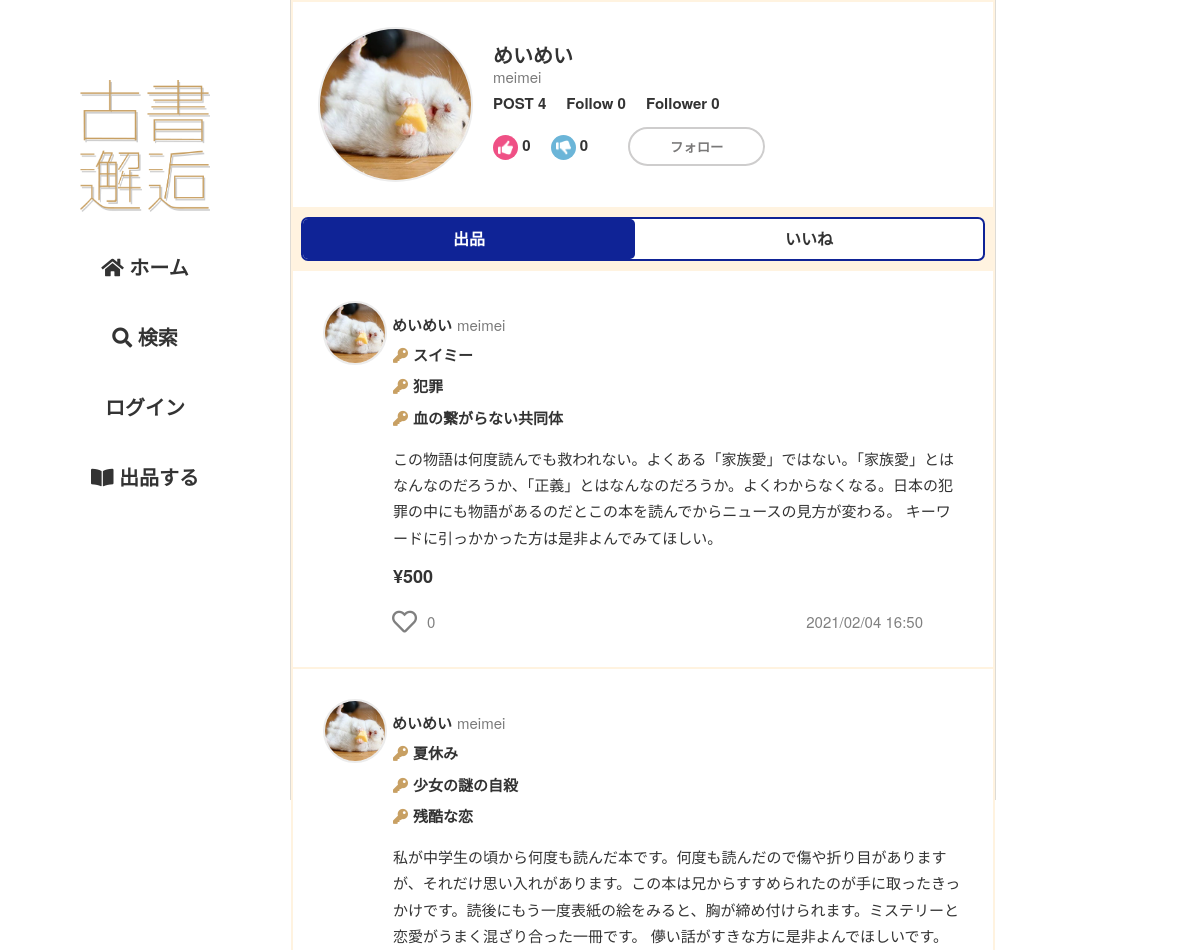
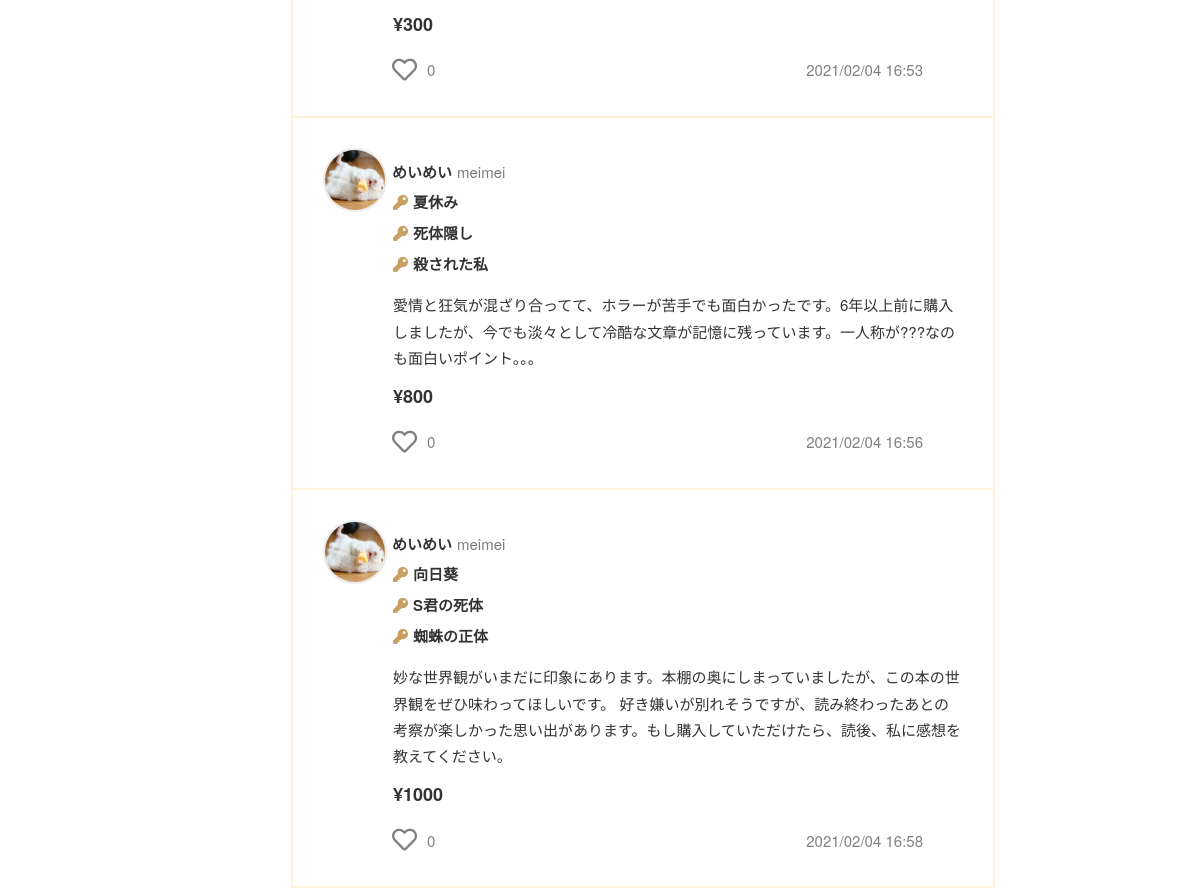
The app's page /user/userdata/meimei with its own data (2 pictures, top to bottom).
### flmapp/models/user.py (models this page shows, shortened)
class User(UserMixin, db.Model):
    __tablename__ = 'User'
    __table_args__ = (CheckConstraint('update_at >= create_at'),)
    User_id = db.Column(db.Integer, primary_key=True)
    user_code = db.Column(db.String(64), unique=True, index=True, nullable=False)
    username = db.Column(db.String(64), index=True, nullable=False)
    email = db.Column(db.String(64), unique=True, index=True, nullable=False)
    password_hash = db.Column(db.String(128), nullable=False)
    picture_path = db.Column(db.Text, default='default.jpeg', nullable=False)
    prof_comment = db.Column(db.Text)
    default_ShippingAddress_id = db.Column(db.Integer, db.ForeignKey('ShippingAddress.ShippingAddress_id'))
    default_pay_way = db.Column(db.Integer, default=1, nullable=False)
    default_Credit_id = db.Column(db.Integer, db.ForeignKey('Credit.Credit_id'))
    is_active = db.Column(db.Boolean, default=True, nullable=True)
    create_at = db.Column(db.DateTime, default=datetime.now, nullable=False)
    update_at = db.Column(db.DateTime, default=datetime.now, nullable=False)
    @property
    def password(self):
        raise AttributeError('パスワードは読み取り可能な属性ではありません。')
    @classmethod
    def select_user_by_user_code(cls, user_code):
        return cls.query.filter_by(user_code=user_code).first()

### flmapp/models/trade.py (models this page shows, shortened)
class Sell(db.Model):
    __tablename__ = 'Sell'
    __table_args__ = (CheckConstraint('update_at >= create_at'),)
    Sell_id = db.Column(db.Integer, primary_key=True)
    User_id = db.Column(db.Integer, db.ForeignKey('User.User_id'), nullable=False)
    sell_title = db.Column(db.String(255), nullable=False)
    key1 = db.Column(db.String(255), nullable=False)
    key2 = db.Column(db.String(255), nullable=False)
    key3 = db.Column(db.String(255), nullable=False)
    sell_comment = db.Column(db.Text, nullable=False)
    price = db.Column(db.Integer, nullable=False)
    item_picture_path = db.Column(db.Text, default='default.png', nullable=False)
    genre = db.Column(EnumType(enum_class=Genre), nullable=False)
    item_state = db.Column(EnumType(enum_class=Item_state), nullable=False)
    postage = db.Column(EnumType(enum_class=Postage), nullable=False)
    send_way = db.Column(EnumType(enum_class=Send_way), nullable=False)
    consignor = db.Column(db.String(64), nullable=False)
    schedule = db.Column(EnumType(enum_class=Schedule), nullable=False)
    remarks = db.Column(db.Text)
    deal_status = db.Column(EnumType(enum_class=Deal_status),default=Deal_status(1), nullable=False)
    sell_flg = db.Column(db.Boolean,default=True, nullable=False)
    is_active = db.Column(db.Boolean,default=True, nullable=False)
    has_sent = db.Column(db.Boolean,default=False, nullable=False)
    has_got = db.Column(db.Boolean,default=False, nullable=False)
    create_at = db.Column(db.DateTime,default=datetime.now, nullable=False)
    update_at = db.Column(db.DateTime,default=datetime.now, nullable=False)
    user = db.relationship('User', backref='sell', lazy='joined', uselist=False)
    @classmethod
    def select_sell_by_user_id(cls, User_id):
        return cls.query.filter(cls.User_id==User_id).all()

### flmapp/views/user.py (the view)
@bp.route('/userdata/<string:user_code>', methods=['GET', 'POST'])
def userdata(user_code):
    user = User.select_user_by_user_code(user_code)
    if user is None:
        return redirect(url_for('route.home'))
    followed = UserConnect.followed_exists(user.User_id)
    follows = UserConnect.select_follows_by_user_id(user.User_id)
    good_ratings_count,bad_ratings_count = Rating.select_rate_by_user_id(user.User_id)
    items = Sell.select_sell_by_user_id(user.User_id)
    liked_list = []
    for item in items:
        liked = Likes.liked_exists(item.Sell_id)
        if liked:
            liked_list.append(item.Sell_id)
    return render_template(
        'user/userdata.html', user=user, followed=followed, follows_count=len(follows),
        good_ratings_count=good_ratings_count, bad_ratings_count=bad_ratings_count,
        items=items, liked_list=liked_list, post_c=len(items)
    )

### flmapp/models/enum_conf.py (called while the page is built)
    def __repr__(self):
        return self.impl.__repr__()

    def process_bind_param(self, value, dialect):
        if value is not None:
            if not isinstance(value, self.enum_class):
                raise TypeError("Value should %s type" % self.enum_class)
            return value.value

    def process_result_value(self, value, dialect):
        if value is not None:
            if not isinstance(value, int):
                raise TypeError("value should have int type")
            return self.enum_class(value)

### flmapp/models/reaction.py (called while the page is built)
    @classmethod
    def liked_exists(cls, Sell_id):
        record = cls.query.filter(
                    and_(
                        cls.Sell_id == Sell_id,
                        cls.User_id == current_user.get_id()
                    )
                ).first()
        if record:
            return True
        else:
            return False

    @classmethod
    def select_likes_by_sell_id(cls, Sell_id):
        return cls.query.filter_by(Sell_id=Sell_id).all()

    @classmethod
    def followed_exists(cls, User_id):
        record = cls.query.filter(
                    and_(
                        cls.to_user_id == User_id,
                        cls.from_user_id == current_user.get_id()
                    )
                ).first()
        if record:
            return True
        else:
            return False

    @classmethod
    def select_followers_by_user_id(cls, User_id):
        return cls.query.filter_by(to_user_id=User_id).all()

    @classmethod
    def select_follows_by_user_id(cls, User_id):
        return cls.query.filter_by(from_user_id=User_id).all()

### flmapp/models/trade.py (called while the page is built)
    @classmethod
    def select_rate_by_user_id(cls, User_id):
        good_ratings = cls.query.filter(
            and_(
                cls.to_user_id == User_id,
                cls.rating == Rating_enum(1)
            )
                ).all()
        bad_ratings = cls.query.filter(
            and_(
                cls.to_user_id == User_id,
                cls.rating == Rating_enum(2)
            )
                ).all()
        return len(good_ratings),len(bad_ratings)

### flmapp/views/user.py (called while the page is built)
@bp.context_processor
def likes_count_processor():
    def likes_count(sell_id):
        all_likes = Likes.select_likes_by_sell_id(sell_id)
        return len(all_likes)
    return dict(likes_count=likes_count)

### flmapp/templates/user/userdata.html (shortened to what this page needs)
{% extends "base02.html" %}
{%block head %}
<link rel="stylesheet" href="{{ url_for('static', filename='css/user/userdata.css')}}">
<link rel="stylesheet" href="{{ url_for('static', filename='css/follow.css')}}">
{% endblock%}
{% block content %}
<div class="u-header">
    <div>
        <img class="u-icon" src="{{url_for('static', filename='user_image/' + user.picture_path)}}">
    </div>
    <div class="h-box">
        <p class="u-name">{{ user.username }}</p>
        <p class="u-code">{{ user.user_code }}</p>
        <div class="h-area-01">
            <p>POST {{ post_c }}</p>
            <p>Follow {{ follows_count }}</p>
            <p>
                Follower
                <span id="{{ user.User_id }}-count" class="count">
                    {{ followers_count(user.User_id) }}
                </span>
            </p>
        </div>
        <div class="h-area-02">
            <p>
                {{ good_ratings_count }}
            </p>
            <p>
                {{ bad_ratings_count }}
            </p>
            {% if user.User_id != current_user.User_id %}
                {% include "follow.html" %}
            {% endif %}
        </div>
    </div>
</div>
<div class="user-i-tab">
    <a id="sell-tab" href="{{url_for('user.userdata', user_code=user.user_code)}}">出品</a>
    <a id="likes-tab" href="{{url_for('user.userdata_likes', user_code=user.user_code)}}">いいね</a>
</div>
{% for item in items %}
    <article class="item-wrap">
        <a href="{{url_for('item.itemdata', item_id=item.Sell_id)}}">
            <object><a class="u-box" href="{{url_for('user.userdata', user_code=item.user.user_code)}}">
                <img class="u-icon" src="{{url_for('static', filename='user_image/' + item.user.picture_path)}}">
                <p class="u-name">{{ item.user.username }}</p>
                <p class="u-code">{{ item.user.user_code }}</p>
            </a></object>
            <div class="i-content-area">
                <div class="k-s-box">
                    <div class="i-key">
                        <p><i class="fas fa-key"></i>{{ item.key1 }}</p>
                        <p><i class="fas fa-key"></i>{{ item.key2 }}</p>
                        <p><i class="fas fa-key"></i>{{ item.key3 }}</p>
                    </div>
                </div>
                <div class="i-comm"><p>{{ item.sell_comment }}</p></div>
            </div>
            <p><span class="i-price">¥{{ item.price }}</span></p>
            <div class="i-fotter">
                {% include "like.html" %}
                <p>{{ item.create_at.strftime('%Y/%m/%d %H:%M') }}</p>
            </div>
        </a>
    </article>
{% endfor %}
{% endblock %}

### flmapp/templates/like.html (shortened to what this page needs)
<div class="like-wrap">
    <form method="POST" action="{{url_for('ajax.like_ajax')}}">
        {% if item.Sell_id in liked_list %}
            <button id="like" name="{{ item.Sell_id }}"><i class="fas fa-lg fa-heart like-btn"></i></button>
        {% else %}
            <button id="like" name="{{ item.Sell_id }}"><i class="far fa-lg fa-heart unlike-btn"></i></button>
        {% endif %}
    </form>
    <p name="{{ item.Sell_id }}-count" class="count">{{ likes_count(item.Sell_id) }}</p>
</div>

### flmapp/static/css/sanitize.css (style rules this page uses)
article, aside, details, figcaption, figure, footer, header, main, menu, nav, section, summary { display: block; }
html { box-sizing: border-box; cursor: default; font-family: sans-serif; line-height: 1.5; -ms-text-size-adjust: 100%; -webkit-text-size-adjust: 100%; }
body { margin: 0; }
audio, canvas, iframe, img, svg, video { vertical-align: middle; }
img { border-style: none; }
svg { fill: currentColor; }
svg:not(:root) { overflow: hidden; }
a { background-color: transparent; -webkit-text-decoration-skip: objects; }
button, input { overflow: visible; }
button, select { text-transform: none; }
button, html [type="button"], [type="reset"], [type="submit"] { -webkit-appearance: button; }
a, area, button, input, label, select, textarea, [tabindex] { -ms-touch-action: manipulation; touch-action: manipulation; }

### flmapp/static/css/global.css (style rules this page uses)
* { margin: 0; padding: 0; outline: none; }
html { font-size: 62.5%; }
body { background-color: #FFF; color : #333333; font-family: "Helvetica Neue", Arial, "Hiragino Kaku Gothic ProN", "Hiragino Sans", Meiryo, sans-serif; }
p { margin: 0; font-size: 1.5rem; line-height: 1.75; }
a { color: #333333; text-decoration: none; display: inline-block; transition: color 0.5s; }

### flmapp/static/css/kosho-flame.css (style rules this page uses)
button { margin: 0 20px; border: none; }

### flmapp/static/css/common2.css (style rules this page uses)
.u-icon { width: 85px; border-radius: 50%; border: 2px solid #ececec; }

### flmapp/static/css/like.css (style rules this page uses)
.like-wrap { display: flex; align-items: center; }
.like-wrap button { background-color: transparent; border: none; cursor: pointer; outline: none; padding: 0; appearance: none; }
.like-wrap button i { display: flex; justify-content: center; align-items: center; }
.like-wrap p { color: #808080; margin-left: -10px; }
.unlike-btn { width: 25px; height: 30px; font-size: 25px; color: #808080; margin-left: 20px; }

### flmapp/static/css/item.css (style rules this page uses)
.item-wrap { width: 700px; background-color: #ffffff; margin: 2px; padding: 30px; }
.item-wrap p { font-size: 1.5rem; }
.u-box { display: flex; align-items: flex-start; }
.u-box p { margin-top: 11px; margin-left: 5px; }
.u-name { font-weight: bold; }
.u-code { color: #7b7b7b; }
.u-box .u-icon { width: 60px; }
.i-content-area { margin-top: -23px; margin-left: 70px; }
.i-key { font-size: 1.5rem; font-weight: bold; }
.i-key p { margin-bottom: 5px; }
.i-key i { margin-right: 5px; }
.i-key .fa-key { color: #C8A063; }
.i-comm { margin: 10px 0px; }
.i-price { margin-left: 70px; font-size: 1.8rem; font-weight: bold; }
.i-fotter { width: 600px; display: flex; align-items: center; justify-content: space-between; margin-top: 15px; }
.like-wrap button i { margin-left: 49px;; }
.i-fotter p { color: #808080; }
.k-s-box { display: flex; justify-content: space-between; }

### flmapp/static/css/user/userdata.css (style rules this page uses)
.u-header { display: flex; padding: 25px; margin: 2px; background-color: #ffffff; }
.u-header p:not(.u-code) { font-weight: bold; }
.u-header .u-icon { width: 155px; }
.u-header .u-name { font-size: 2.0rem; }
.h-box { margin-top: 10px; margin-left: 20px; }
.h-box .u-code { margin-top: -8px; }
.h-area-01 { display: flex; margin-bottom: 10px; }
.h-area-01 p { margin-right: 20px; }
.h-area-02 { display: flex; align-items: center; margin-bottom: 10px; }
.h-area-02 p { margin-right: 20px; }
.user-i-tab { text-align: center; margin: 10px; border-radius: 7px; border: solid 2px #0f2396; background-color: #ffffff; display: flex; justify-content: space-around; }
.user-i-tab a { transition: 0.5s; }
.user-i-tab a { font-weight: bold; font-size: 1.6rem; flex-grow: 1; padding: 8px; }
.current { color: #ffffff; background-color: #0f2396; border-radius: 5px; }

### records on screen
User: picture_path (picture), username "めいめい", user_code "meimei"
Sell: picture_path (picture), user.username "めいめい", user.user_code "meimei", key1 "スイミー", key2 "犯罪", key3 "血の繋がらない共同体", sell_comment "この物語は何度読んでも救われない。よくある「家族愛」ではない。「家族愛」とはなんなのだろうか、「正義」とはなんなのだろうか。よくわからなくなる。日本の犯罪の中にも物語があるのだとこの本を読んでからニュースの見方が変わる。 キーワードに引っかかった方は是非よんでみてほしい。", price "500", likes_count "0", create_at "2021/02/04 16:50"
Sell: picture_path (picture), user.username "めいめい", user.user_code "meimei", key1 "夏休み", key2 "少女の謎の自殺", key3 "残酷な恋", sell_comment "私が中学生の頃から何度も読んだ本です。何度も読んだので傷や折り目がありますが、それだけ思い入れがあります。この本は兄からすすめられたのが手に取ったきっかけです。読後にもう一度表紙の絵をみると、胸が締め付けられます。ミステリーと恋愛がうまく混ざり合った一冊です。 儚い話がすきな方に是非よんでほしいです。", price "300", likes_count "0", create_at "2021/02/04 16:53"
Sell: picture_path (picture), user.username "めいめい", user.user_code "meimei", key1 "夏休み", key2 "死体隠し", key3 "殺された私", sell_comment "愛情と狂気が混ざり合ってて、ホラーが苦手でも面白かったです。6年以上前に購入しましたが、今でも淡々として冷酷な文章が記憶に残っています。一人称が???なのも面白いポイント。。。", price "800", likes_count "0", create_at "2021/02/04 16:56"
Sell: picture_path (picture), user.username "めいめい", user.user_code "meimei", key1 "向日葵", key2 "S君の死体", key3 "蜘蛛の正体", sell_comment "妙な世界観がいまだに印象にあります。本棚の奥にしまっていましたが、この本の世界観をぜひ味わってほしいです。 好き嫌いが別れそうですが、読み終わったあとの考察が楽しかった思い出があります。もし購入していただけたら、読後、私に感想を教えてください。", price "1000", likes_count "0", create_at "2021/02/04 16:58"

### other values on screen
{{ post_c }} "4"
{{ follows_count }} "0"
{{ followers_count(user.User_id) }} "0"
{{ good_ratings_count }} "0"
{{ bad_ratings_count }} "0"
